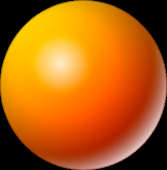
%> input picture Naranja.png, 167 x 170 px
$ octave --eval "cogtv8_1;"   (GNU Octave 9; MATLAB toolbox functions it lacks are replaced by stand-ins)
%> lines starting %> are read from the running program, lines starting %| are printed output that depends on the picture
### inicializaMOTPrueba.m
function inputData=inicializaMOT_Obs()

%Este archivo se usa para configurar la prueba.
%Importante: Hay que crear una carpeta Datos para grabar
%los datos.

%% Agregado por Anibal de Paul 11/04/2017

velocidad=[15  15];     % grados/seg

tiempo=[20 20];         % tiempo en seg

numeroPruebas = 2;      %es la cantidad de pruebas que hace en la sesion.

size = 50;              %tama?o en grados depende de la ventana atencional medida al sujeto
                        %54

diametro = 2;           %este es el diametro de las pelotitas.

color = [30,180,8];     %cuando los tres numeros son iguales es blanco o gris. Si solamente
                        %pones el primero y los demas 0, la pelotita sera
                        %roja. El segundo la hace verde y el tercero azul.                       l
                        %Puedes jugar con estos numero y ver como te gusta.
                        %Ejemplo: [80,0,200];

colorfondo = [0,128,0]; %Este es el color del fondo. Puede ser negro (0), blanco (255)
                        %o gris (cualquier numero del 1 al 254). Podrias usar
                        %colores si utilizas un triplete como en color.

ViewDist = 1410;         %Distancia de vision en mm


inputData=[numeroPruebas,velocidad,tiempo,size,diametro,color,colorfondo,ViewDist];%,distm,alphamin,falpha];
%fin de script------------------------------------------------------------

### cogtv8_1.m
%%%Estudio de atencion a multiples objetos moviendose en el campo visual%%%
%%%Version 8. Incluye repulsion entre las pelotas %%%%%%%%%%%%%%%%%%%%%%%%%
%%%Version con carga cognitiva.%%%%%%%%%%%%%%%%%%%%%%%%%%%%%%%%%%%%%%%%%%%%
%%%Se suman distractores con el parametro Ndots%%%%%%%%%%%%%%%%%%%%%%%%%%%%
%%%Incluye Eyetracking
%% Version final
function cogtv8_1()

%%%%%%%%%%%%%%%%%%%%%%%%%%%%%%%%%%%%%%%%%%%%%%%%%%%%%%%%%%%%%%%%%%%%%%%%%%%
%%%%%%%%%%%%%%%%%%%%%%%%%%%%%%%%%%%%%%%%%%%%%%%%%%%%%%%%%%%%%%%%%%%%%%%%%%%

%%%%Ingresar las iniciales del deportista

  obs = inputdlg('Ingrese las iniciales del Participante');
%> the answer given: 3
  condition = inputdlg('1: Prueba 2: Evaluacion 3: Entrenamiento','Elegir 1, 2 o 3');
%> the answer given: 1
  condition = str2double(condition{1});%-- 8/13/09  9:35 AM --%

%%%%%%%%%%%%%%%%%%%%%%%%%%%%%%%%%%%%%%%%%%%%%%%%%%%%%%%%%%%%%%%%%%%%%%%%%%%
%%%%%%%%%%%%%%%%%%%%%%%%%%%%%%%%%%%%%%%%%%%%%%%%%%%%%%%%%%%%%%%%%%%%%%%%%%%

%%%% Cargar la imagen para la textura
% Acordarse de cambiar el directorio segun donde se encuentren las im?genes
% [imageE,map,alpha] = imread('C:\Users\Anibal\Documents\MATLAB\Percepcion Deporte\PLADAR\Naranja.png');

  [imageE,~,alpha] = imread('Naranja.png');
%> imageE is the input picture: size 170x167x3 uint8; mean R, G, B 178.3, 96.4, 15.3
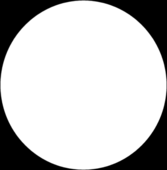
%> alpha: size 170x167 uint8; min 0, max 255, mean 198.1
  sizeE=size(imageE);
%> sizeE = [170 167 3]
  wEsfera=sizeE(1);
%> wEsfera = 170
  hEsfera=sizeE(2);
%> hEsfera = 167
  imageT=uint8(zeros(wEsfera,hEsfera,4));
  imageT(:,:,1:3)=imageE;
  imageT(:,:,4)=alpha;
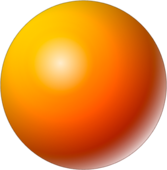
%> imageT: size 170x167x4 uint8; mean R, G, B, A 178.3, 96.4, 15.3, 198.1; transparent parts drawn white
  c = clock;
  h = num2str(c(4));
  m = num2str(c(5));
  dia = date;
  diahm = [dia,'-',h,'-',m];


%%%% Cantidad de estimulos

  %Numero total de items
  Ndots=12;

  %Numero de items a seguir
  Ntrack=4;

  %Cantidad de parpadeos
  np=4;

  if Ntrack>Ndots,

        Ntrack=Ndots/2;

  end

%%EYETRACKER
%calibracion_eyetracker;

%%%% Inicializa el modo de presentacion del estimulo
try

  %Obtengo los valores configuracion del estimulo
  if condition == 1,

              idata = inicializaMOTPrueba();

  elseif condition  == 2,

              idata = inicializaMOTEval();

  else

              idata = inicializaMOTTrai();

  end

  %Configuracion del fondo de la pantalla
  if length(idata)>9,

              background=idata(1,8:10);

  else

              background=idata(1,end);

  end

%%%%%%%%%%%%%%%%%%%%%%%%%%%%%%%%%%%%%%%%%%%%%%%%%%%%%%%%%%%%%%%%%%%%%%%%%%%%%%%%
%%%%%%%%%%%%%%%%%%%%%%%%%%%%%%%%%%%%%%%%%%%%%%%%%%%%%%%%%%%%%%%%%%%%%%%%%%%%%%%%

%% Inicio Psychtoolbox
    %Obtener el numero de pantallas
    Screen('Preference', 'SkipSyncTests', 1);
    screens = Screen('Screens');
    %Para dibujar usamos el maximo numero de screens por si hay un monitor externo
    %conectado. Si uso min seleciona la pantalla de mi laptop
    screenNumber = max(screens);
    win = Screen('OpenWindow', screenNumber , background,[],32,2);
    Screen('BlendFunction', win, GL_SRC_ALPHA, GL_ONE_MINUS_SRC_ALPHA);
    Priority(MaxPriority(win));
    Screen('Flip', win);
    ifi = Screen('GetFlipInterval', win);

%%%% Coordenadas de la pantalla
%%%% Configuracion parametros de monitor

  %Ancho del monitor en mm
  Xmonitor= 1650;

  %Alto del monitor en mm
  Ymonitor= 1265;
  %Area efectiva de la pantalla. Es una proporcion
  sizeP=idata(1,6);
  %WindowsSize=1;
  %Tama?o del pixel en mm averiguar la resolucion del monitor
  [Xres, Yres] = Screen('WindowSize', screenNumber); %Xres e Yres es la resolucion en pixeles de la pantalla. La funcion esta sirve para cuando tenes mas de una pantalla
  mmXpix=(Xmonitor/Xres + Ymonitor/Yres)*0.5;
  %Valores medidos sobre la pantalla
  %degXpix(1) = vertical
  %degXpix(2) = horizontal
  %degXpix(3) = oblicuo
  degXpix = [0.058 0.055 0.053] ;
  %calcula las coordenas del centro de la pantalla
  [Xc,  Yc] = RectCenter(Screen(0,'Rect'));


%%%% Datos de inicializacion del estimulo

  Nbloques = idata(1,1);
  speed= idata(1,2:3);          %grados/seg
  duration=idata(1,4:5);        %seg
  Dia= idata(1,7) ;             %grados
  color = idata(1,8:10);
  ViewDist= idata(1,14);        %mm
  ordenAcierto=zeros(Nbloques,Ntrack);

  %inicio pantalla
  credits(win);
  WaitSecs(2);
  Screen('Flip', win);
  WaitSecs(1);

  %creo textura a partir de la imagen cargada
  textureE=Screen('MakeTexture', win, imageT);
  %i=0;


%%%% Agregado por Anibal de Paul 6/09/2017
% En el entrenamiento planteado duration y speed son vectores de dos elementos
% Tengo que calcular la velocidad angular segun la distancia y el tama?o
% del monitor a utilizar

  %se inicia la presentacion del est?mulo
  orden=ones(1,8);
  %location2draw=zeros(Ndots/2, Ndots);
  %location = zeros(Ndots/2, Ndots);

  location2draw=zeros(Ntrack, Ndots);
  location = zeros(Ntrack, Ndots);


  trackdim = [sizeP sizeP];
  trackdim = round(tan(trackdim*pi/180)*ViewDist/mmXpix);

  trackdim = [sizeP/degXpix(2) sizeP/degXpix(1)];


  %tamano de la pantala en pixeles
  %displaydim = round(tan([Xres, Yres]*pi/180)*ViewDist/mmXpix);


  if trackdim(1) > Xres

      trackdim(1) = Xres;

  end

  if trackdim(2) > Yres

      trackdim(2) = Yres;

  end

  %tama?o de la pelota en pixeles
  %dotsize = round(tan(Dia*pi/180)*ViewDist/mmXpix);
  dotsize = Dia/degXpix(1);
  dotR = round(dotsize/2);

  %velocidad en pixeles por cuadros
  %
  speed = [round(speed(1)/degXpix(1)*ifi) round(speed(2)/degXpix(1)*ifi)];

  % Limites de la pantalla
  T = round(0.5*(Yres-trackdim(2)));
  B = round(0.5*(Yres+trackdim(2)));
  L = round(0.5*(Xres-trackdim(1)));
  R = round(0.5*(Xres+trackdim(1)));

  bgrect = [L T R B];

  hmin = L + (dotR + 1);
  hmax = R - (dotR + 1);
  vmin = T + (dotR + 1);
  vmax = B - (dotR + 1);

  DX=hmax-hmin;

  DY=vmax-vmin;

  %matrices para guardar las coordenadas de las pelotas

  data = struct([]);

  move = zeros(Nbloques, duration, 2, Ndots);
%% ESTRUCTURA DATOS

  %Estructura para manipular y guardar los datos
  estructura_datos (1:Nbloques) = struct('ordenAcierto',[], 'R', ...
    [], 'idata', [],  'coordenadas', [], ...
     'XGaze_mm', [], 'YGaze_mm', []);

  %calculo el moviento total de los items
  [coordenadas, ~, cc] = pelicula(Nbloques, Ndots, Xc, Yc, hmin, hmax, vmin, vmax, speed, duration, dotR);

  j = 0;

  %% Eyetracking
  %Track lo que dure la presentacion de las pistas y los targets
  %limpio el buffer
  %Declara las constantes del sistema
  global CRS;
  if isempty(CRS); crsLoadConstants; end;

  %Seteo el dispostivo del estimulo a Dual-VGA, dos monitores
  %Chequear si seria una mejor opcion CRS.deUser
  vetSetStimulusDevice(CRS.deVGA);

  %Seleciona una fuente de video a video source
  errorCode = vetSelectVideoSource(CRS.vsUserSelect);
  if(errorCode<0); error('Video Source not selected.');
  end;

  %Crea un display que muestra en vivo los ojos del sujeto para poder
  %posicionar la camara adecuadamente
  vetCreateCameraScreen;

  HideCursor;
  descanso = 1;
  negro = BlackIndex(screenNumber);
%----------------------------------------------------------------------
%                       Experimental loop
%----------------------------------------------------------------------

  for b=1:Nbloques

    j=j+1;


%%%% Inicializa el movimiento
    %Descanso
    if b == descanso*50
        DrawFormattedText(win, 'Unos segundos de descanso...', 'center', 'center', negro);
        Screen('Flip', win);
        java.lang.Thread.sleep(30000)
        DrawFormattedText(win, 'Presionar Cualquier Tecla para Comenzar', 'center', 'center', negro);
        Screen('Flip', win);
        descanso = descanso +1;
        KbStrokeWait;

    end


    %define los targets con parpadeo
    ind=randperm(Ndots);


    for k = 1:Ndots

      location2draw(1,k)= coordenadas (b,1,1,k) - dotR;
      location2draw(2,k)= coordenadas (b,1,2,k) - dotR;
      location2draw(3,k)= coordenadas (b,1,1,k) + dotR;
      location2draw(4,k)= coordenadas (b,1,2,k) + dotR;

      location(1,k)=coordenadas (b,1,1,k);
      location(2,k)=coordenadas (b,1,2,k);
      location(3,k)=coordenadas (b,1,1,k);
      location(4,k)=coordenadas (b,1,2,k);


    end

%%%% Presenta en la pantalla los objetivos y los distractores

    for p=1:np

        for f=1:30

            Screen('DrawTextures', win, textureE,[0 0 hEsfera wEsfera], location2draw(:,ind(1:Ntrack)));
            %Screen('FillOval', win, 125 , location2draw(:,ind(1:Ntrack)));
            Screen('Flip',win);

        end


    end

%%%% Inicia la presentacion

    %Tecla para salir del loop
    escapeKey = KbName('esc');
    %transparencia
    trans = 0;

    %Tracking
    vetClearDataBuffer;
    %comienzo a grabar
    vetStartTracking;

    for f = 2 : cc

            [~,~, keyCode] = KbCheck;

        if keyCode(escapeKey)

              ShowCursor;

              sca;

        end

        %sentencia para evitar mostrar los frames que son iguals a 0
        if (sum(coordenadas(b,f,1,:))== 0  && sum(coordenadas(b,f,2,:))== 0)


            break;


        end

        %transparencia
        if trans == 1

              continue;

        else

            trans = trans + 1/30;

        end

        if f == 1

            continue;

        else
            for k = 1:Ndots

            location2draw(1,k)= coordenadas (b,f,1,k) - dotR;
            location2draw(2,k)= coordenadas (b,f,2,k) - dotR;
            location2draw(3,k)= coordenadas (b,f,1,k) + dotR;
            location2draw(4,k)= coordenadas (b,f,2,k) + dotR;

            location(1,k)=coordenadas (b,f,1,k);
            location(2,k)=coordenadas (b,f,2,k);
            location(3,k)=coordenadas (b,f,1,k);
            location(4,k)=coordenadas (b,f,2,k);


            end

        end

            %Objetivos
            Screen('DrawTextures', win, textureE, [0 0 hEsfera wEsfera], location2draw(:,ind(1:Ntrack)));
            %Distractores
            Screen('DrawTextures', win, textureE,[0 0 hEsfera wEsfera], location2draw(:,ind(Ntrack:Ndots)),[],[], trans);
            %% CENTROIDE

            %%Centro de masas de los targets
% [26 lines of commented-out code are left out]
            %% FIN CENTROIDE
            Screen('Flip',win);


            framesSinceLastWait = Screen('WaitBlanking', win, 2);


    end

  %dejar de grabar
  vetStopTracking;
  %recuperar los datos del lugar de  fijacion  the recorded eye positions
  remove = false;
  eye_track_data = vetGetBufferedEyePositions(remove);

  ShowCursor('Arrow');
  %Screen ('Close', win);
  acierto=0;
  %ubicacion = zeros(4,4);
  l1=zeros(4,4);
  l2=zeros(4,4);

  %Respuesta del observador

  for d=1:Ntrack

    %toma el click para la respuesta
    [~,~,~,xi,yi]=SubjectResp(win);

        for dt=1:Ntrack
            if xi>floor(location(1,ind(dt))- dotR + Xres) && xi<ceil(location(3,ind(dt))+ dotR + Xres) && yi>floor(location(2,ind(dt))-dotR) && yi<ceil(location(4,ind(dt))+dotR)%controla si apunto al correcto

                acierto=acierto+1;
                ordenAcierto(b,d)=1;
                Screen('DrawTextures',win, textureE, [0 0 hEsfera wEsfera], location2draw);
                xdi=location(1,ind(dt))-dotsize/4;
                ydi=location(2,ind(dt))-dotsize/4;
                xdf=location(3,ind(dt))+dotsize/4;
                ydf=location(4,ind(dt))+dotsize/4;
                l1(d,:)=[xdi,ydi,xdf,ydf];
                l2(d,:)=[xdf,ydf,xdf+2*(xdf-xdi),ydi-(ydf-ydi)];
                for g=1:d
                    Screen('DrawLine', win,[0 0 0],l1(g,1),l1(g,2),l1(g,3),l1(g,4),2);
                    Screen('DrawLine', win,[0 0 0],l2(g,1),l2(g,2),l2(g,3),l2(g,4),2);
                end

                Screen('Flip',win);
            end
        end
  end

  WaitSecs(1);

  Screen('Flip',win);

  R(j)=acierto;

  HideCursor;

  %Estructura para guardar los datos
  estructura_datos(b).ordenAcierto = ordenAcierto(b,d);
  estructura_datos(b).R = R(j);
  estructura_datos(b).coordenadas = coordenadas (b,:,:,:);
  estructura_datos(b).XGaze_mm = eye_track_data.mmPositions(:,1);
  estructura_datos(b).YGaze_mm = eye_track_data.mmPositions(:,2);
  estructura_datos(b).idata = idata(1,:);


  end

  Screen('Flip',win);

  R=100*R./Ntrack;

  Rm=sum(R)/j;

  showRes(win,Rm);
  WaitSecs(2);
   %Screen('Close',win)
   %ShowCursor;

  %save('coordenadas','x_coordenadas', 'y_coordenadas', 'centroide');
  %se guardan los datos de respuesta en un matriz, en la direccion indicada
  %Verifica si el directorio Datos esta creado, si no lo crea
  directorio = pwd;
  d_datos = fullfile(directorio, 'Datos', dia);

  if ~exist(d_datos, 'dir')

    mkdir(d_datos)

  end


  if condition == 1

      filename = strcat(obs{1},'_Prueba','_',diahm, '.mat');
      %filename = fullfile(d_datos , dia, filename);
      filename = fullfile(d_datos, filename);

      %save(filename, 'ordenAcierto','R','Rm','idata', 'coordenadas', 'centroide');
      save(filename, 'estructura_datos');


  elseif condition == 2

      filename = strcat(obs{1},'_Evaluacion','_',diahm, '.mat');
      filename = fullfile(d_datos , filename);
      %save(filename, 'ordenAcierto','R','Rm','idata', 'coordenadas', 'centroide');
      save(filename, 'estructura_datos');

  elseif condition == 3

      filename = strcat(obs{1},'_Entrenamiento','_',diahm, '.mat');
      filename = fullfile(d_datos ,filename);
      %save(filename, 'ordenAcierto','R','Rm','idata', 'coordenadas', 'centroide');
      save(filename, 'estructura_datos');
  end

  %Despejo el display de la camara
  vetDestroyCameraScreen;
  %Screen('Close',win)
  %ShowCursor;
  Priority(0);

  sca;

catch

    Priority(0);
%> (this line was passed over: Priority is not available in this run)

    ShowCursor
%> (this line was passed over: ShowCursor is not available in this run)

    sca;
%> (this line was passed over: sca is not available in this run)

    rethrow(lasterror);
%> (this line was passed over: sca is not available in this run)
end


end


%%%%%%%%%%%%%%%%%%%%%%%%%%%%%%%%%%%%%%%%%%%%%%%%%%%%%%%%%%%%%%%%%%%%%%%%%%%%%%%%
%%%%%%%%%%%%%%%%%%%%%%%%%%%%%%%%%%%%%%%%%%%%%%%%%%%%%%%%%%%%%%%%%%%%%%%%%%%%%%%%

% [51 lines left out: functions credits, showRes, SubjectResp, not called in this run]
